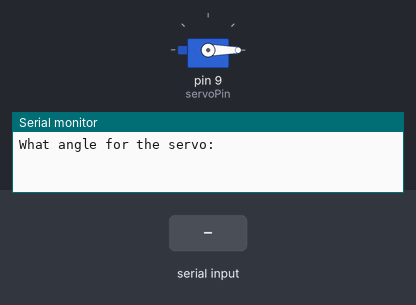
The sketch below on a simulated Arduino Uno, built with avr-gcc and run on an emulated ATmega328P. Shown: servo, the last lines printed to the serial monitor. Inputs (shaded band) come from the test bench.

Above: at 1.2 s.
1.3 s: "90,45\n" received over Serial
At 2.0 s:
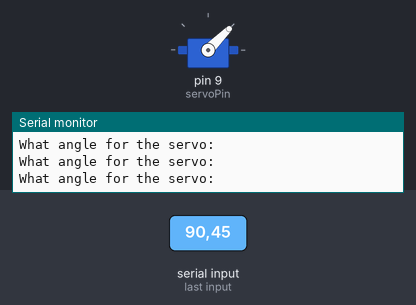
3.8 s: "30,150\n" received over Serial
At 4.6 s:
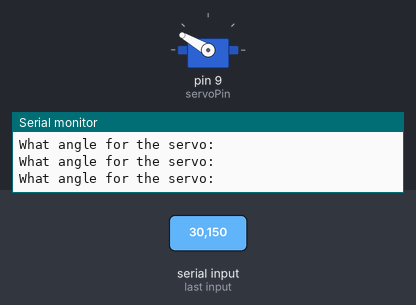
6.3 s: "200\n" received over Serial
At 7.0 s:
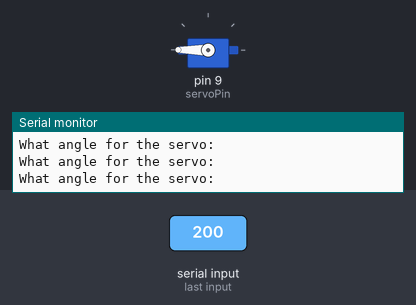
Timing chart, 0 to 9.3 s (numbered marks = the images above; inputs shaded):
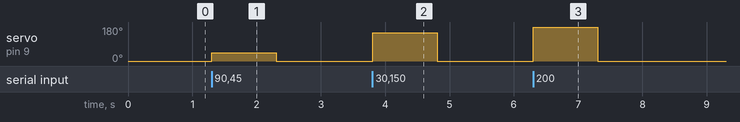

The sketch:

servo_1.ino
```cpp
#include <Servo.h>

int servoPin = 9;
int servoPos = 0;
Servo myServo;  //creating a virtual object to represent the actual object you're interacting with

void setup() {
  // put your setup code here, to run once:
Serial.begin(9600);
myServo.attach(servoPin);
}

void loop() {
  // put your main code here, to run repeatedly:
myServo.write(servoPos);
Serial.println("What angle for the servo:");
while(Serial.available()==0){

}
servoPos = Serial.parseInt();
myServo.write(servoPos);
}
```

Measured:
- after the input at 1.3 s, servo on pin 9 (servoPin): 0° → 45° at once, → 0° 1.0 s later
- after the input at 3.8 s, servo on pin 9 (servoPin): 0° → 150° at once, → 0° 1.0 s later
- after the input at 6.3 s, servo on pin 9 (servoPin): 0° → 180° at once, → 0° 1.0 s later
